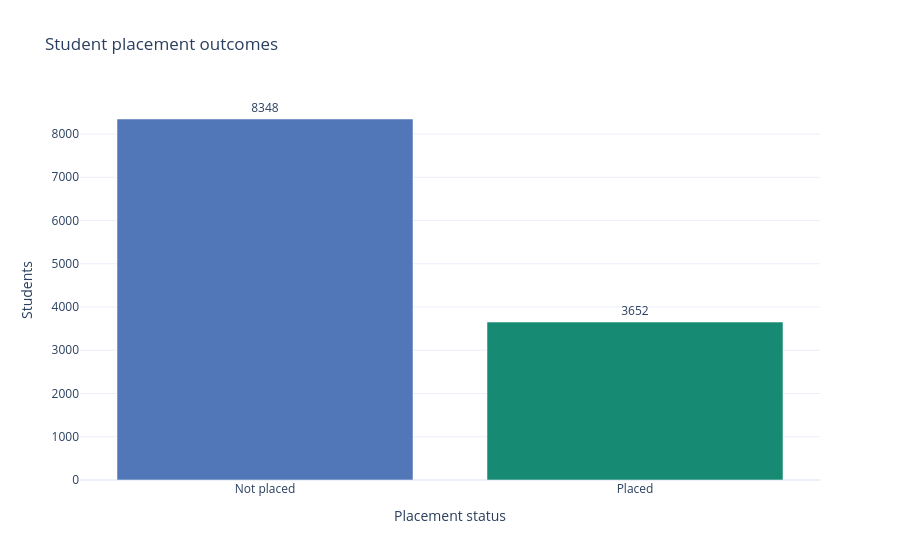
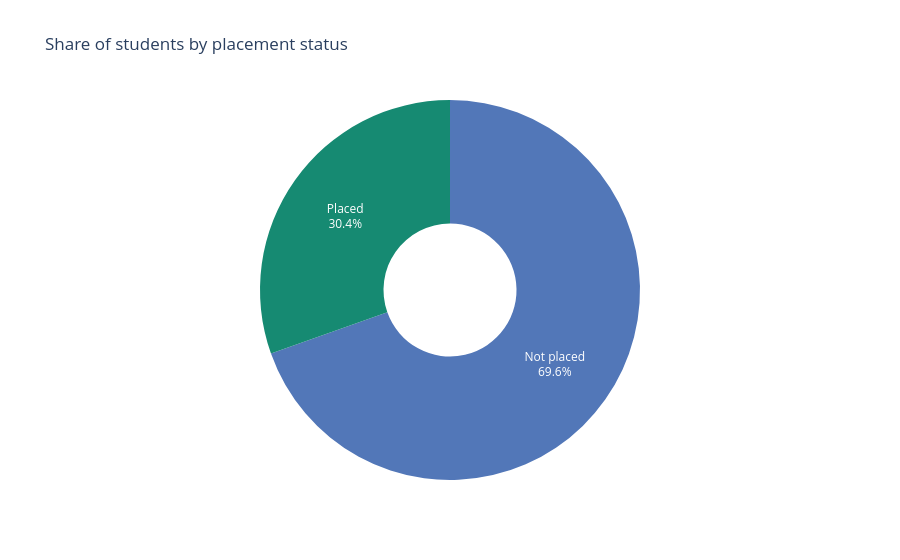

Notebook code for these charts, in order:
### Markdown cell above
## 1. How many students were placed?

**Question:** What is the overall split between placed and not-placed students?

**How to read it:** The bar height is the number of students in each status; the hover tooltip also gives that group's percentage of the full dataset. Compare the two bars to understand the overall outcome before looking at subgroups.

**Use this plot for:** a quick count and proportion comparison. It does not explain why a student was or was not placed.

### Code cell
status_summary = (
    df.groupby("placement_status", as_index=False, observed=True)
    .agg(students=("student_id", "size"))
)
status_summary["share_pct"] = status_summary["students"] / len(df) * 100

fig = px.bar(
    status_summary,
    x="placement_status",
    y="students",
    color="placement_status",
    text="students",
    custom_data=["share_pct"],
    color_discrete_map={"Placed": "#168A72", "Not placed": "#5277B8"},
    title="Student placement outcomes",
    labels={"placement_status": "Placement status", "students": "Number of students"},
)
fig.update_traces(
    textposition="outside",
    hovertemplate="%{x}<br>Students: %{y:,}<br>Share of all students: %{customdata[0]:.1f}%<extra></extra>",
)
fig.update_layout(template="plotly_white", showlegend=False, yaxis_title="Students")
fig.show()

pie_fig = px.pie(
    status_summary,
    names="placement_status",
    values="students",
    color="placement_status",
    color_discrete_map={"Placed": "#168A72", "Not placed": "#5277B8"},
    hole=0.35,
    title="Share of students by placement status",
)
pie_fig.update_traces(
    textposition="inside",
    textinfo="label+percent",
    hovertemplate="%{label}<br>Students: %{value:,}<br>Share of all students: %{percent}<extra></extra>",
)
pie_fig.update_layout(template="plotly_white", showlegend=False)
pie_fig.show()

### Figure 1 — Plotly figure (JSON) as saved in the notebook; plotly's stock layout.template omitted (floating-point values rounded to 4 significant figures)
{"data": [{"customdata": [[69.57]], "hovertemplate": "%{x}<br>Students: %{y:,}<br>Share of all students: %{customdata[0]:.1f}%<extra></extra>", "legendgroup": "Not placed", "marker": {"color": "#5277B8", "pattern": {"shape": ""}}, "name": "Not placed", "orientation": "v", "showlegend": true, "text": [8348.0], "textposition": "outside", "type": "bar", "x": ["Not placed"], "xaxis": "x", "y": [8348], "yaxis": "y"}, {"customdata": [[30.43]], "hovertemplate": "%{x}<br>Students: %{y:,}<br>Share of all students: %{customdata[0]:.1f}%<extra></extra>", "legendgroup": "Placed", "marker": {"color": "#168A72", "pattern": {"shape": ""}}, "name": "Placed", "orientation": "v", "showlegend": true, "text": [3652.0], "textposition": "outside", "type": "bar", "x": ["Placed"], "xaxis": "x", "y": [3652], "yaxis": "y"}], "layout": {"barmode": "relative", "legend": {"title": {"text": "Placement status"}, "tracegroupgap": 0}, "showlegend": false, "title": {"text": "Student placement outcomes"}, "xaxis": {"anchor": "y", "categoryarray": ["Not placed", "Placed"], "categoryorder": "array", "domain": [0, 1], "title": {"text": "Placement status"}}, "yaxis": {"anchor": "x", "domain": [0, 1], "title": {"text": "Students"}}}}

### Figure 2 — Plotly figure (JSON) as saved in the notebook; plotly's stock layout.template omitted (floating-point values rounded to 4 significant figures)
{"data": [{"customdata": [["Not placed"], ["Placed"]], "domain": {"x": [0, 1], "y": [0, 1]}, "hole": 0.35, "hovertemplate": "%{label}<br>Students: %{value:,}<br>Share of all students: %{percent}<extra></extra>", "labels": ["Not placed", "Placed"], "legendgroup": "", "marker": {"colors": ["#5277B8", "#168A72"]}, "name": "", "showlegend": true, "textinfo": "label+percent", "textposition": "inside", "type": "pie", "values": [8348, 3652]}], "layout": {"legend": {"tracegroupgap": 0}, "showlegend": false, "title": {"text": "Share of students by placement status"}}}
